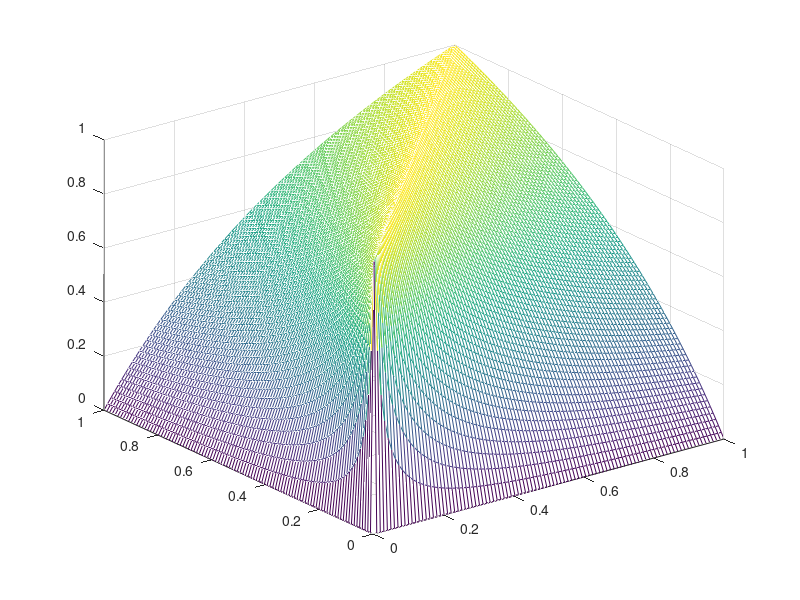
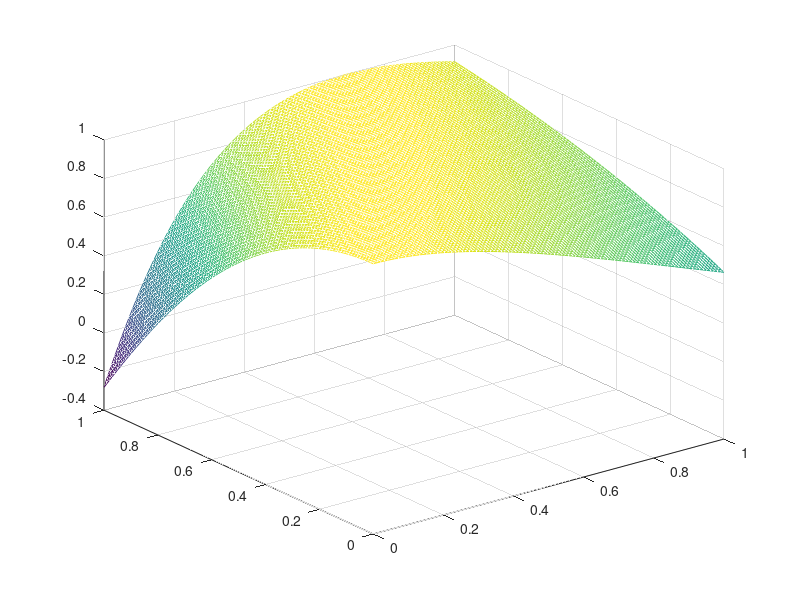
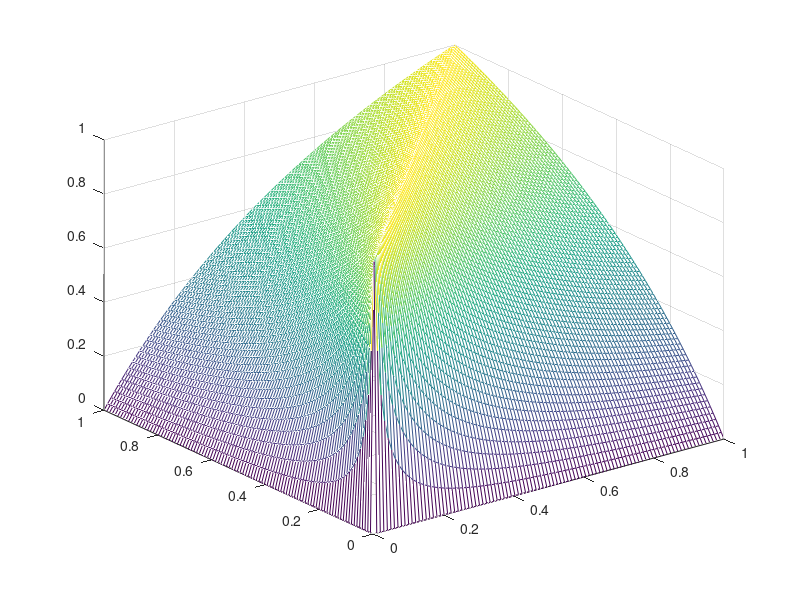
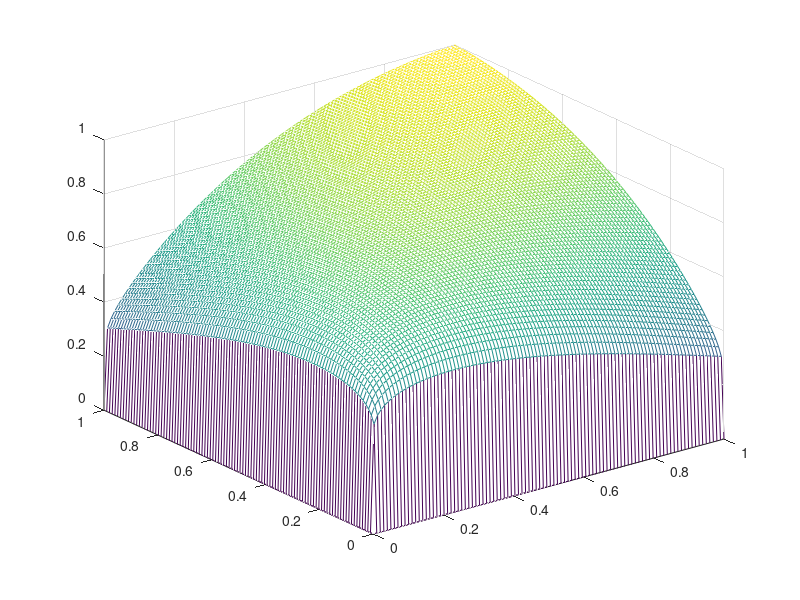

Write the MATLAB code that produced these figures, in order.
x = linspace(0.0,1.0);
y = linspace(0.0,1.0);

alpha = 1.0;
displacementsBigAlpha = zeros(length(x),length(y));
for k = 1:length(x)
    for j = 1:length(y)
        displacementsBigAlpha(k,j) = 1. - (abs(x(k)-y(j))/(x(k)+y(j)))^alpha;
    end
end
figure;
mesh(x,y,displacementsBigAlpha);

% This function does not fit nicely. Drop it
complexX = complex(x);
complexY = complex(y);
displacementApproxs = zeros(length(x),length(y));
for k = 1:length(x)
    for j = 1:length(y)
        displacementApproxs(k,j) = real(exp(log((complexY(j) + alpha) - log(complexX(k) + alpha))* i * pi / 2));
    end
end
figure;
mesh(x,y,displacementApproxs);

alpha = 0.999;
displacementsSmallAlpha = zeros(length(x),length(y));
for k = 1:length(x)
    for j = 1:length(y)
        displacementsSmallAlpha(k,j) = 1. - (abs(x(k)-y(j))/(x(k)+y(j)))^alpha;
    end
end
figure;
mesh(x,y,displacementsSmallAlpha);

displacementApproxsSmallAlpha = zeros(length(x),length(y));
for k = 1:length(x)
    for j = 1:length(y)
        displacementApproxsSmallAlpha(k,j) = real(complexY(j)^0.1 * complexX(k)^0.1 * exp((log(complexY(j) + alpha) - log(complexX(k) + alpha)) * i * pi / 2));
    end
end
figure;
mesh(x,y,displacementApproxsSmallAlpha);
